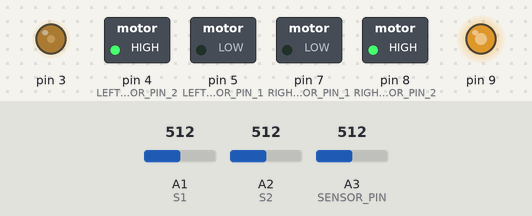
The sketch below on a simulated Arduino Uno, built with avr-gcc and run on an emulated ATmega328P. Shown: switched loads named in the sketch (green lamp = pin HIGH), output pins drawn as LEDs (lit = HIGH). The test bench sets the inputs (shaded band); at power-on: A1 (S1) = 512, A2 (S2) = 512, A3 (SENSOR_PIN) = 512.

Above: at 1.5 s.
1.6 s: A1 (S1) set to 587
3.5 s: A1 (S1) set to 619
At 5.1 s:
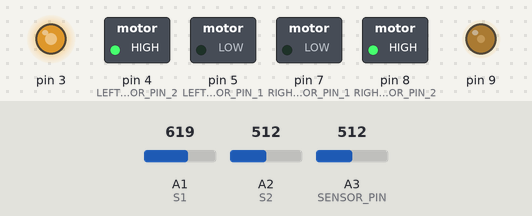
5.4 s: A2 (S2) set to 593
6.9 s: A2 (S2) set to 609
At 7.6 s:
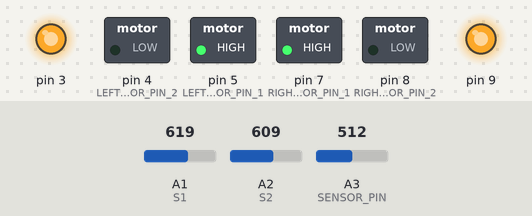
8.5 s: A3 (SENSOR_PIN) set to 270
10.0 s: A3 (SENSOR_PIN) set to 243
At 10.4 s:
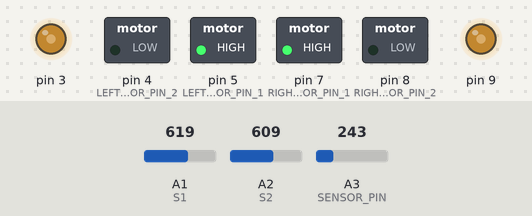
Timing chart, 0 to 12.5 s (numbered marks = the images above; inputs shaded):
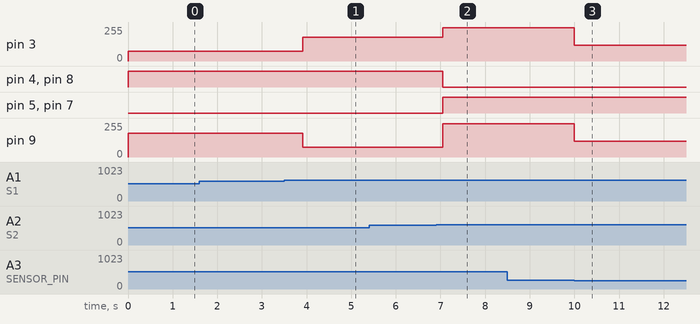

The sketch:

Sumo.ino
```cpp
class MotorController {
  private:
    int startPin;
    int pin1;
    int pin2;

  public:
    MotorController(int startPin, int pin1, int pin2) {
      this->startPin = startPin;
      this->pin1 = pin1;
      this->pin2 = pin2;

      pinMode(startPin, OUTPUT);
      pinMode(pin1, OUTPUT);
      pinMode(pin2, OUTPUT);
    }

    void setSpeed(int speed) {
      if (speed >= 0) {
        digitalWrite(pin1, HIGH);
        digitalWrite(pin2, LOW);
      } else {
        digitalWrite(pin1, LOW);
        digitalWrite(pin2, HIGH);
        speed = abs(speed);
      }

      analogWrite(startPin, speed);
    }
};

// Function to read distance from Sharp sensor
int getDistance(int sensorPin) {
  float volts = analogRead(sensorPin) * 0.0048828125;
  int distance = 26 * pow(volts, -1);
  return distance;
}

// Constants
const int START_MOTOR_1 = 3;
const int LEFT_MOTOR_PIN_1 = 5;
const int LEFT_MOTOR_PIN_2 = 4;
const int START_MOTOR_2 = 9;
const int RIGHT_MOTOR_PIN_1 = 7;
const int RIGHT_MOTOR_PIN_2 = 8;
const int S1 = A1;
const int S2 = A2;
const int THRESHOLD = 600;
const int SENSOR_PIN = A3;

// Motor instances
MotorController motor1(START_MOTOR_1, LEFT_MOTOR_PIN_1, LEFT_MOTOR_PIN_2);
MotorController motor2(START_MOTOR_2, RIGHT_MOTOR_PIN_1, RIGHT_MOTOR_PIN_2);

void setup() {
  Serial.begin(9600);
  pinMode(S1, INPUT);
  pinMode(S2, INPUT);
  pinMode(SENSOR_PIN, INPUT);
}

void loop() {
  int sensor1 = analogRead(S1);
  int sensor2 = analogRead(S2);
  int distance = getDistance(SENSOR_PIN);

  if (sensor1 <= THRESHOLD) {
    for (int i = 0; i < 24000; i++) {
      motor1.setSpeed(-72);
      motor2.setSpeed(-180);
    }
  } else if (sensor2 <= THRESHOLD) {
    for (int j = 0; j < 24000; j++) {
      motor1.setSpeed(-180);
      motor2.setSpeed(-72);
    }
  } else if (sensor1 <= THRESHOLD && sensor2 <= THRESHOLD) {
    for (int j = 0; j < 30000; j++) {
      motor1.setSpeed(-120);
      motor2.setSpeed(-120);
    }
    for (int j = 0; j < 2000; j++) {
      motor1.setSpeed(-120);
      motor2.setSpeed(-90);
    }
  } else if (distance <= 20) {
    motor1.setSpeed(250);
    motor2.setSpeed(250);
  } else {
    motor1.setSpeed(120);
    motor2.setSpeed(120);
  }
}
```

Measured:
- the behaviour switches between 600 and 601 on A1 (S1) (found by bisection; images 0 and 1)
- the behaviour switches between 600 and 601 on A2 (S2) (found by bisection; images 1 and 2)
- the behaviour switches between 254 and 253 on A3 (SENSOR_PIN) (found by bisection; images 2 and 3)
- after the input at 1.6 s, every drawn part: stays the same
- after the input at 3.5 s, pin 3: 72/255 → 180/255 after 0.42 s; pin 9: 180/255 → 72/255 after 0.42 s
- after the input at 5.4 s, every drawn part: stays the same
- after the input at 6.9 s, pin 3: 180/255 → 250/255 after 0.15 s; pin 4 (LEFT_MOTOR_PIN_2), pin 8 (RIGHT_MOTOR_PIN_2): HIGH → LOW after 0.15 s; pin 5 (LEFT_MOTOR_PIN_1), pin 7 (RIGHT_MOTOR_PIN_1): LOW → HIGH after 0.15 s; pin 9: 72/255 → 250/255 after 0.15 s
- after the input at 8.5 s, every drawn part: stays the same
- after the input at 10.0 s, pin 3, pin 9: 250/255 → 120/255 at once
